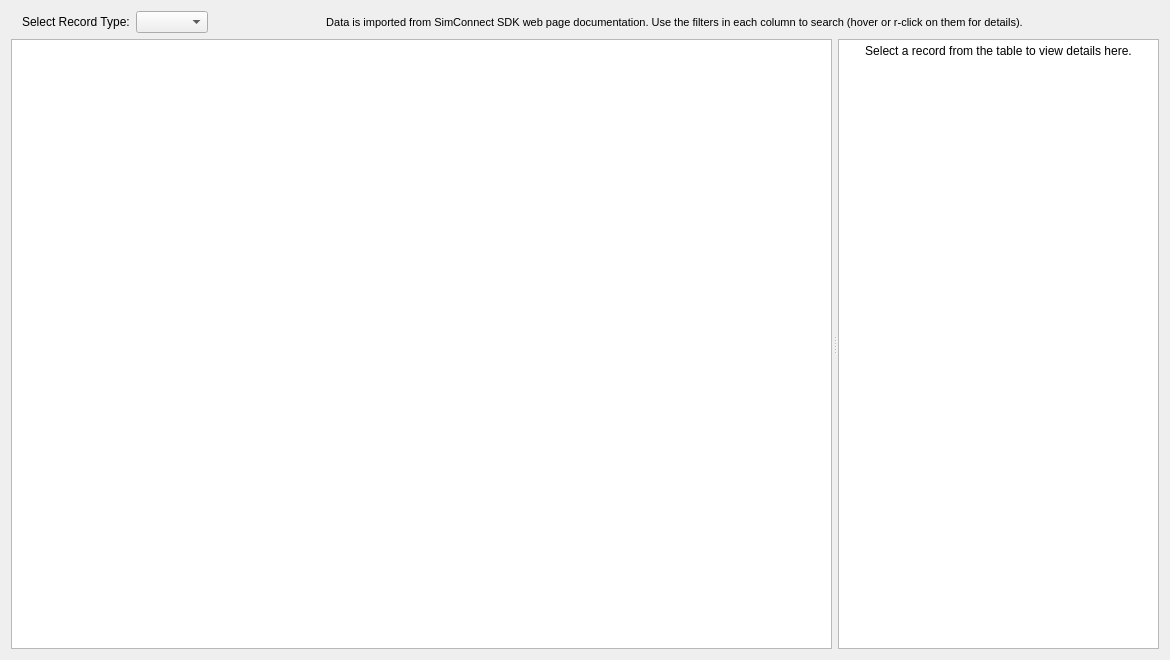
<?xml version="1.0" encoding="UTF-8"?>
<ui version="4.0">
 <class>DocImportsBrowserClass</class>
 <widget class="QWidget" name="DocImportsBrowserClass">
  <property name="geometry">
   <rect>
    <x>0</x>
    <y>0</y>
    <width>1170</width>
    <height>660</height>
   </rect>
  </property>
  <property name="windowTitle">
   <string>DocImportsBrowser</string>
  </property>
  <layout class="QVBoxLayout" name="verticalLayout">
   <item>
    <widget class="QWidget" name="toolbar" native="true">
     <layout class="QHBoxLayout" name="horizontalLayout">
      <property name="topMargin">
       <number>0</number>
      </property>
      <property name="bottomMargin">
       <number>0</number>
      </property>
      <item>
       <widget class="BuddyLabel" name="toolbarLabel">
        <property name="text">
         <string>Select Record Type:</string>
        </property>
        <property name="buddy">
         <cstring>cbRecordType</cstring>
        </property>
       </widget>
      </item>
      <item>
       <widget class="WASimUiNS::DocImports::RecordTypeComboBox" name="cbRecordType"/>
      </item>
      <item>
       <widget class="QLabel" name="lblTitle">
        <property name="sizePolicy">
         <sizepolicy hsizetype="Expanding" vsizetype="Preferred">
          <horstretch>0</horstretch>
          <verstretch>0</verstretch>
         </sizepolicy>
        </property>
        <property name="font">
         <font>
          <pointsize>8</pointsize>
         </font>
        </property>
        <property name="text">
         <string>Data is imported from SimConnect SDK web page documentation. Use the filters in each column to search (hover or r-click on them for details).</string>
        </property>
        <property name="alignment">
         <set>Qt::AlignCenter</set>
        </property>
       </widget>
      </item>
      <item>
       <widget class="QLabel" name="lblLastUpdate">
        <property name="text">
         <string notr="true"/>
        </property>
       </widget>
      </item>
     </layout>
    </widget>
   </item>
   <item>
    <widget class="QSplitter" name="splitter">
     <property name="sizePolicy">
      <sizepolicy hsizetype="Expanding" vsizetype="Expanding">
       <horstretch>0</horstretch>
       <verstretch>0</verstretch>
      </sizepolicy>
     </property>
     <property name="orientation">
      <enum>Qt::Horizontal</enum>
     </property>
     <property name="handleWidth">
      <number>6</number>
     </property>
     <widget class="WASimUiNS::CustomTableView" name="tableView"/>
     <widget class="QTextBrowser" name="textBrowser">
      <property name="sizeAdjustPolicy">
       <enum>QAbstractScrollArea::AdjustToContents</enum>
      </property>
      <property name="html">
       <string>&lt;!DOCTYPE HTML PUBLIC &quot;-//W3C//DTD HTML 4.0//EN&quot; &quot;http://www.w3.org/TR/REC-html40/strict.dtd&quot;&gt;
&lt;html&gt;&lt;head&gt;&lt;meta name=&quot;qrichtext&quot; content=&quot;1&quot; /&gt;&lt;style type=&quot;text/css&quot;&gt;
p, li { white-space: pre-wrap; }
&lt;/style&gt;&lt;/head&gt;&lt;body style=&quot; font-family:'MS Shell Dlg 2'; font-size:8.25pt; font-weight:400; font-style:normal;&quot;&gt;
&lt;p align=&quot;center&quot; style=&quot; margin-top:0px; margin-bottom:0px; margin-left:0px; margin-right:0px; -qt-block-indent:0; text-indent:0px;&quot;&gt;&lt;span style=&quot; font-size:9pt;&quot;&gt;Select a record from the table to view details here.&lt;/span&gt;&lt;/p&gt;&lt;/body&gt;&lt;/html&gt;</string>
      </property>
      <property name="textInteractionFlags">
       <set>Qt::LinksAccessibleByKeyboard|Qt::LinksAccessibleByMouse|Qt::TextBrowserInteraction|Qt::TextSelectableByKeyboard|Qt::TextSelectableByMouse</set>
      </property>
      <property name="openExternalLinks">
       <bool>true</bool>
      </property>
     </widget>
    </widget>
   </item>
  </layout>
 </widget>
 <layoutdefault spacing="6" margin="11"/>
 <customwidgets>
  <customwidget>
   <class>BuddyLabel</class>
   <extends>QLabel</extends>
   <header>BuddyLabel.h</header>
  </customwidget>
  <customwidget>
   <class>WASimUiNS::CustomTableView</class>
   <extends>QTableView</extends>
   <header>CustomTableView.h</header>
  </customwidget>
  <customwidget>
   <class>WASimUiNS::DocImports::RecordTypeComboBox</class>
   <extends>QComboBox</extends>
   <header>DocImports.h</header>
  </customwidget>
 </customwidgets>
 <tabstops>
  <tabstop>cbRecordType</tabstop>
  <tabstop>tableView</tabstop>
  <tabstop>textBrowser</tabstop>
 </tabstops>
 <resources/>
 <connections/>
</ui>
